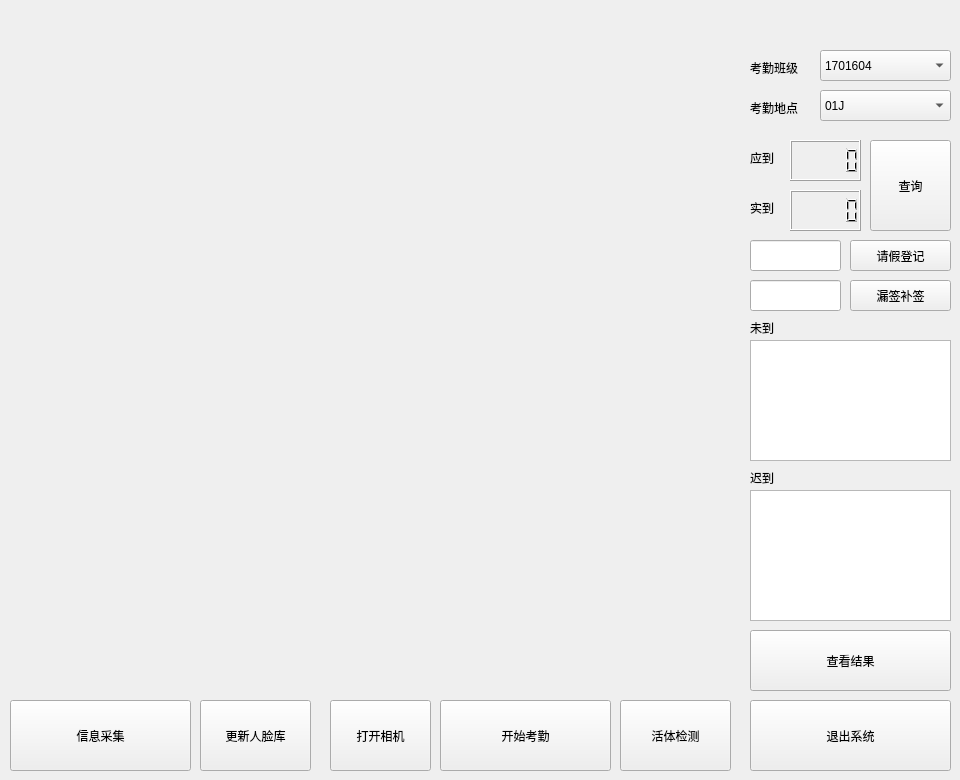
<?xml version="1.0" encoding="UTF-8"?>
<ui version="4.0">
 <class>Form</class>
 <widget class="QWidget" name="Form">
  <property name="geometry">
   <rect>
    <x>0</x>
    <y>0</y>
    <width>960</width>
    <height>780</height>
   </rect>
  </property>
  <property name="minimumSize">
   <size>
    <width>960</width>
    <height>780</height>
   </size>
  </property>
  <property name="maximumSize">
   <size>
    <width>960</width>
    <height>780</height>
   </size>
  </property>
  <property name="windowTitle">
   <string>Form</string>
  </property>
  <widget class="QLabel" name="label_time">
   <property name="geometry">
    <rect>
     <x>740</x>
     <y>10</y>
     <width>211</width>
     <height>30</height>
    </rect>
   </property>
   <property name="text">
    <string/>
   </property>
  </widget>
  <widget class="QLCDNumber" name="lcd_1">
   <property name="geometry">
    <rect>
     <x>790</x>
     <y>140</y>
     <width>71</width>
     <height>41</height>
    </rect>
   </property>
  </widget>
  <widget class="QLCDNumber" name="lcd_2">
   <property name="geometry">
    <rect>
     <x>790</x>
     <y>190</y>
     <width>71</width>
     <height>41</height>
    </rect>
   </property>
  </widget>
  <widget class="QLabel" name="label_lcdName1">
   <property name="geometry">
    <rect>
     <x>750</x>
     <y>150</y>
     <width>41</width>
     <height>16</height>
    </rect>
   </property>
   <property name="text">
    <string>应到</string>
   </property>
  </widget>
  <widget class="QLabel" name="label_lcdName2">
   <property name="geometry">
    <rect>
     <x>750</x>
     <y>200</y>
     <width>41</width>
     <height>16</height>
    </rect>
   </property>
   <property name="text">
    <string>实到</string>
   </property>
  </widget>
  <widget class="QLabel" name="label_listName1">
   <property name="geometry">
    <rect>
     <x>750</x>
     <y>320</y>
     <width>31</width>
     <height>16</height>
    </rect>
   </property>
   <property name="text">
    <string>未到</string>
   </property>
  </widget>
  <widget class="QLabel" name="label_listName2">
   <property name="geometry">
    <rect>
     <x>750</x>
     <y>470</y>
     <width>41</width>
     <height>16</height>
    </rect>
   </property>
   <property name="text">
    <string>迟到</string>
   </property>
  </widget>
  <widget class="QPushButton" name="bt_view">
   <property name="geometry">
    <rect>
     <x>750</x>
     <y>630</y>
     <width>201</width>
     <height>61</height>
    </rect>
   </property>
   <property name="text">
    <string>查看结果</string>
   </property>
  </widget>
  <widget class="QPushButton" name="bt_leave">
   <property name="geometry">
    <rect>
     <x>850</x>
     <y>240</y>
     <width>101</width>
     <height>31</height>
    </rect>
   </property>
   <property name="text">
    <string>请假登记</string>
   </property>
  </widget>
  <widget class="QPushButton" name="bt_exit">
   <property name="geometry">
    <rect>
     <x>750</x>
     <y>700</y>
     <width>201</width>
     <height>71</height>
    </rect>
   </property>
   <property name="text">
    <string>退出系统</string>
   </property>
  </widget>
  <widget class="QLabel" name="label_class">
   <property name="geometry">
    <rect>
     <x>750</x>
     <y>60</y>
     <width>71</width>
     <height>16</height>
    </rect>
   </property>
   <property name="text">
    <string>考勤班级</string>
   </property>
  </widget>
  <widget class="QLabel" name="label_location">
   <property name="geometry">
    <rect>
     <x>750</x>
     <y>100</y>
     <width>72</width>
     <height>15</height>
    </rect>
   </property>
   <property name="text">
    <string>考勤地点</string>
   </property>
  </widget>
  <widget class="QComboBox" name="comboBox">
   <property name="geometry">
    <rect>
     <x>820</x>
     <y>50</y>
     <width>131</width>
     <height>31</height>
    </rect>
   </property>
   <item>
    <property name="text">
     <string>1701604</string>
    </property>
   </item>
   <item>
    <property name="text">
     <string>1701603</string>
    </property>
   </item>
   <item>
    <property name="text">
     <string>1701602</string>
    </property>
   </item>
   <item>
    <property name="text">
     <string>1701601</string>
    </property>
   </item>
  </widget>
  <widget class="QComboBox" name="comboBox_2">
   <property name="geometry">
    <rect>
     <x>820</x>
     <y>90</y>
     <width>131</width>
     <height>31</height>
    </rect>
   </property>
   <item>
    <property name="text">
     <string>01J</string>
    </property>
   </item>
   <item>
    <property name="text">
     <string>02J</string>
    </property>
   </item>
   <item>
    <property name="text">
     <string>10J</string>
    </property>
   </item>
   <item>
    <property name="text">
     <string>11J</string>
    </property>
   </item>
  </widget>
  <widget class="QPushButton" name="bt_check">
   <property name="geometry">
    <rect>
     <x>870</x>
     <y>140</y>
     <width>81</width>
     <height>91</height>
    </rect>
   </property>
   <property name="text">
    <string>查询</string>
   </property>
  </widget>
  <widget class="QPushButton" name="bt_gathering">
   <property name="geometry">
    <rect>
     <x>10</x>
     <y>700</y>
     <width>181</width>
     <height>71</height>
    </rect>
   </property>
   <property name="text">
    <string>信息采集</string>
   </property>
  </widget>
  <widget class="QPushButton" name="bt_startCheck">
   <property name="geometry">
    <rect>
     <x>440</x>
     <y>700</y>
     <width>171</width>
     <height>71</height>
    </rect>
   </property>
   <property name="text">
    <string>开始考勤</string>
   </property>
  </widget>
  <widget class="QPushButton" name="bt_blinks">
   <property name="geometry">
    <rect>
     <x>620</x>
     <y>700</y>
     <width>111</width>
     <height>71</height>
    </rect>
   </property>
   <property name="text">
    <string>活体检测</string>
   </property>
  </widget>
  <widget class="QLabel" name="label_title">
   <property name="geometry">
    <rect>
     <x>160</x>
     <y>20</y>
     <width>400</width>
     <height>40</height>
    </rect>
   </property>
   <property name="text">
    <string/>
   </property>
  </widget>
  <widget class="QPushButton" name="bt_openCamera">
   <property name="geometry">
    <rect>
     <x>330</x>
     <y>700</y>
     <width>101</width>
     <height>71</height>
    </rect>
   </property>
   <property name="text">
    <string>打开相机</string>
   </property>
  </widget>
  <widget class="QLabel" name="label_camera">
   <property name="geometry">
    <rect>
     <x>20</x>
     <y>80</y>
     <width>700</width>
     <height>600</height>
    </rect>
   </property>
   <property name="text">
    <string/>
   </property>
  </widget>
  <widget class="QLabel" name="label_logo">
   <property name="geometry">
    <rect>
     <x>20</x>
     <y>70</y>
     <width>700</width>
     <height>600</height>
    </rect>
   </property>
   <property name="text">
    <string/>
   </property>
  </widget>
  <widget class="QPushButton" name="bt_generator">
   <property name="geometry">
    <rect>
     <x>200</x>
     <y>700</y>
     <width>111</width>
     <height>71</height>
    </rect>
   </property>
   <property name="text">
    <string>更新人脸库</string>
   </property>
  </widget>
  <widget class="QTableView" name="tableView_escape">
   <property name="geometry">
    <rect>
     <x>750</x>
     <y>490</y>
     <width>201</width>
     <height>131</height>
    </rect>
   </property>
  </widget>
  <widget class="QTableView" name="tableView_late">
   <property name="geometry">
    <rect>
     <x>750</x>
     <y>340</y>
     <width>201</width>
     <height>121</height>
    </rect>
   </property>
  </widget>
  <widget class="QLineEdit" name="lineEdit">
   <property name="geometry">
    <rect>
     <x>750</x>
     <y>240</y>
     <width>91</width>
     <height>31</height>
    </rect>
   </property>
  </widget>
  <widget class="QLineEdit" name="lineEdit_2">
   <property name="geometry">
    <rect>
     <x>750</x>
     <y>280</y>
     <width>91</width>
     <height>31</height>
    </rect>
   </property>
  </widget>
  <widget class="QPushButton" name="bt_Supplement">
   <property name="geometry">
    <rect>
     <x>850</x>
     <y>280</y>
     <width>101</width>
     <height>31</height>
    </rect>
   </property>
   <property name="text">
    <string>漏签补签</string>
   </property>
  </widget>
 </widget>
 <resources/>
 <connections/>
</ui>
